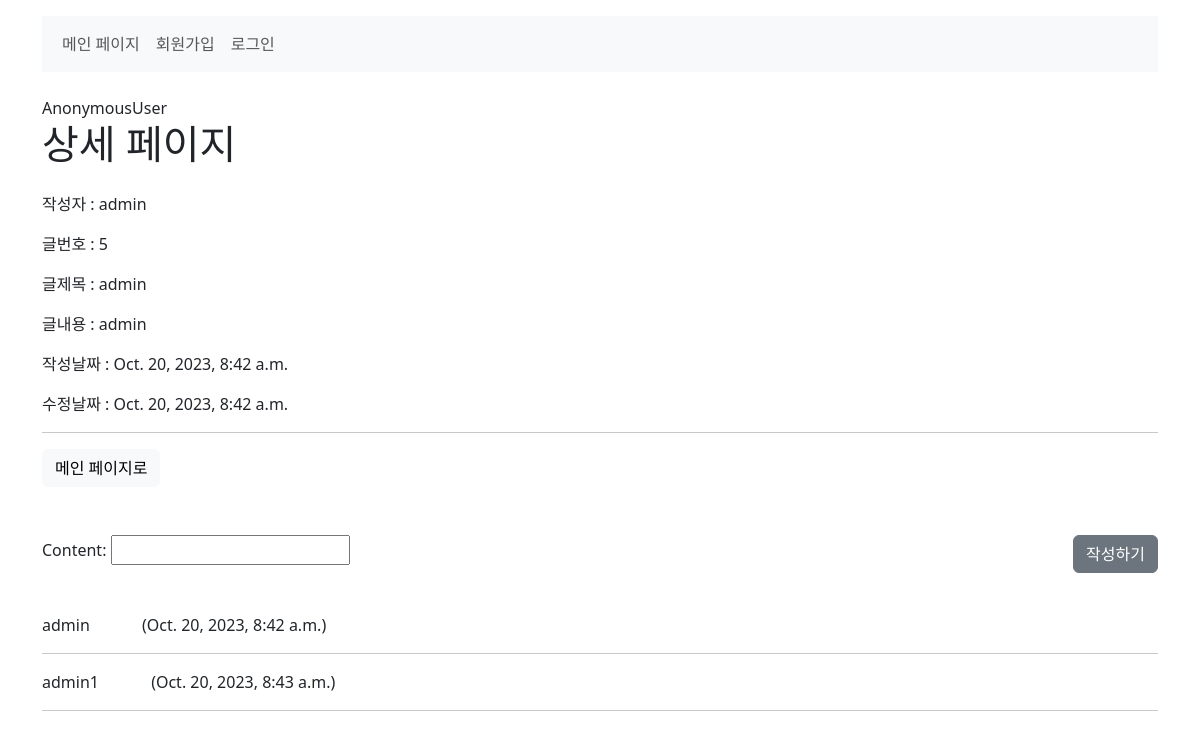
The page /boards/5/ on the database its author committed.
### boards/models.py (models this page shows)
class Board(models.Model):
    author = models.ForeignKey(settings.AUTH_USER_MODEL, on_delete=models.CASCADE)
    title = models.CharField(max_length=20)
    content = models.TextField()
    created_at = models.DateTimeField(auto_now_add=True)
    updated_at = models.DateTimeField(auto_now=True)

class Comment(models.Model):
    author = models.ForeignKey(settings.AUTH_USER_MODEL, on_delete=models.CASCADE)
    board = models.ForeignKey(Board, on_delete=models.CASCADE, related_name='comments')
    content = models.CharField(max_length=200)
    created_at = models.DateTimeField(auto_now_add=True)
    updated_at = models.DateTimeField(auto_now=True)

### accounts/models.py (models this page shows)
class User(AbstractUser):
    pass

### boards/views.py (the view)
# urls.py: path('<int:pk>/', views.detail, name='detail'),
@require_http_methods(["GET", "POST"])
def detail(request, pk):
    board = get_object_or_404(Board, pk=pk)
    if request.method == 'POST':
        board.delete()
        return redirect('boards:index')
    comments = board.comments.all()
    comment_form = CommentForm()
    context = {
        'board': board,
        'comments': comments,
        'comment_form': comment_form,
    }
    return render(request, 'boards/detail.html', context)

### boards/forms.py
class CommentForm(forms.ModelForm):
    class Meta:
        model = Comment
        fields = ('content', )

### boards/templates/boards/detail.html (shortened to what this page needs)
{% extends 'base.html' %}
{% block content %}
<div>
  <div class="d-flex justify-content-between">
    <h1 class="mb-4">상세 페이지</h1>
  </div>
  <p>작성자 : {{ board.author }}</p>
  <p>글번호 : {{ board.id }}</p>
  <p>글제목 : {{ board.title }}</p>
  <p>글내용 : {{ board.content }}</p>
  <p>작성날짜 : {{ board.created_at }}</p>
  <p>수정날짜 : {{ board.updated_at }}</p>
  <hr>
  <div class="mb-5 d-flex justify-content-between">
    <a href="{% url 'boards:index' %}"><button class="btn btn-light">메인 페이지로</button></a>
  </div>
  <form action="{% url 'boards:comment' board.id %}" method='POST'>
    <button class="btn btn-secondary" style="float: right;" type="submit">작성하기</button>
    {{ comment_form.as_p }}
  </form>
  <div class="mt-5">
    {% if comments|length == 0 %} 댓글이 없습니다.
    {% else %}
      {% for comment in comments %}
      <div class="my-3 d-flex justify-content-between">
        <div>
          <span>{{ comment.content }}</span>
          <span class="mx-5">({{ comment.created_at }})</span>
        </div>
        </div>
        <hr/>
      {% endfor %}
    {% endif %}
  </div>
</div>
{% endblock content %}

### templates/base.html (shortened to what this page needs)
<!DOCTYPE html>
<html lang="en">
<head>
  <link href="https://cdn.jsdelivr.net/npm/bootstrap@5.3.2/dist/css/bootstrap.min.css" rel="stylesheet">
</head>
<body>
  <div class="mt-3 container">
    <div class="mt-3 mb-4">
      {% include '_navbar.html' %}
    </div>
    {{ user }}
    <div class="mb-5">
      {% block content %}
      {% endblock content %}
    </div>
  </div>
</body>
</html>

### templates/_navbar.html
<nav class="navbar navbar-expand-lg bg-light">
  <div class="container-fluid">
    <div class="collapse navbar-collapse" id="navbarNav">
      <ul class="navbar-nav">
        <li class="nav-item">
          <a class="nav-link" aria-current="page" href="{% url 'boards:index' %}">메인 페이지</a>
        </li>
        {% if request.user.is_authenticated %}
          <form action={% url "accounts:logout" %} method="POST">
          {% csrf_token %}
          <input type="submit" value='로그아웃'>
          </form>
        {% else %}
        <li class="nav-item">
          <a class="nav-link" aria-current="page" href="{% url 'accounts:signup' %}">회원가입</a>
        </li>
        <li class="nav-item">
          <a class="nav-link" aria-current="page" href="{% url 'accounts:login' %}">로그인</a>
        </li>
        {% endif %}
      </ul>
    </div>
  </div>
</nav>

### rows shown on the page
Board: author "admin", id "5", title "admin", content "admin", created_at "Oct. 20, 2023, 8:42 a.m.", updated_at "Oct. 20, 2023, 8:42 a.m."
Comment: content "admin", created_at "Oct. 20, 2023, 8:42 a.m."
Comment: content "admin1", created_at "Oct. 20, 2023, 8:43 a.m."

### other values the page prints
{{ user }} "AnonymousUser"
